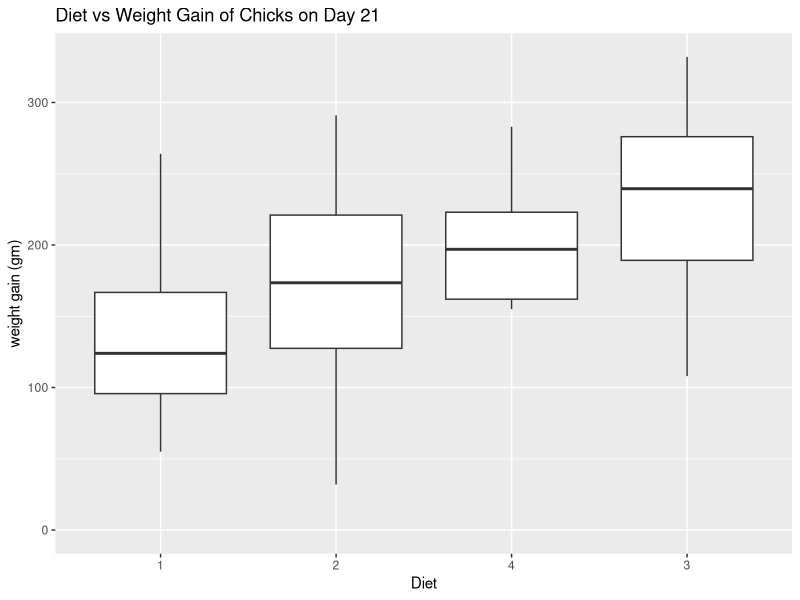

Reproduce this figure in R.
## ---- chunk 1
knitr::opts_chunk$set(echo = TRUE)
library(dplyr)
library(ggplot2)
## ---- chunk 2
weight0 <- ChickWeight %>% group_by(Diet) %>% summarize(num_chicks = n(), avg_weight= mean(weight), sd_weight= sd(weight))
weight0
## ---- chunk 3
complete <- ChickWeight %>% group_by(Chick) %>% mutate(count = n()) %>% filter(count == 12)
complete[1:3,]
## ---- chunk 4
a <- complete %>% group_by(Chick) %>% filter(Time == 0)
complete$init_weight <- rep(a$weight, each=12)
complete <- complete %>% mutate(weightgain = weight - init_weight)
complete[1:3,]
## ---- chunk 5
complete$Diet <- factor(complete$Diet, levels(complete$Diet)[c(1,2,4,3)])
complete %>% filter(Time == 21) %>% ggplot(aes(x= Diet, y= weightgain)) + geom_boxplot() + expand_limits(y=0) + labs(y = 'weight gain (gm)', title = 'Diet vs Weight Gain of Chicks on Day 21')
## ---- chunk 6

## ---- chunk 7

## ---- chunk 8

## ---- chunk 9

## ---- chunk 10

